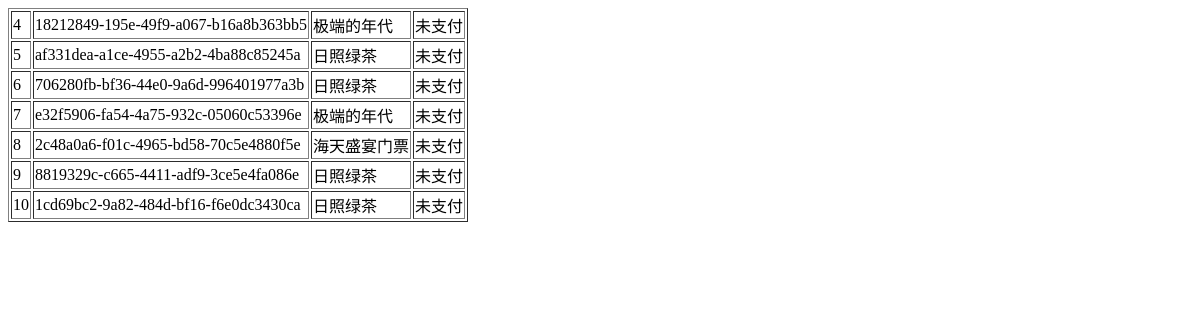
The app's page /order_list/, older data.
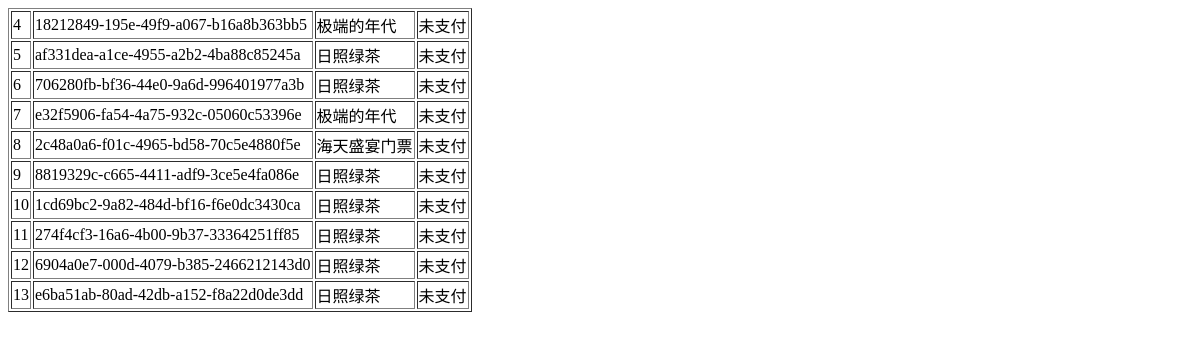
The same page, newer data.
### app01/models.py (models this page shows)
class Order(models.Model):
    no = models.CharField(max_length=64)
    goods = models.ForeignKey(to='Goods')
    status_choices = (
        (1,'未支付'),
        (2,'已支付'),
    )
    status = models.IntegerField(choices=status_choices,default=1)

class Goods(models.Model):
    name = models.CharField(max_length=32)
    price = models.FloatField()

### app01/views.py (the view)
# urls.py: url(r'^order_list/', views.order_list),
def order_list(request):
    orders = models.Order.objects.all()
    return render(request, 'order_list.html', {'orders': orders})

### templates/order_list.html (shortened to what this page needs)
<!DOCTYPE html>
<html lang="en">
<head>
</head>
<body>
    <table border="1">
        {% for item in orders %}
        <tr>
            <td>{{ item.id }}</td>
            <td>{{ item.no }}</td>
            <td>{{ item.goods.name }}</td>
            <td>{{ item.get_status_display }}</td>
        </tr>
        {% endfor %}
    </table>
</body>
</html>

Row changes from the older to the newer data that the page shows:
added Order: id "11", no "274f4cf3-16a6-4b00-9b37-33364251ff85", goods.name "日照绿茶", status "未支付"
added Order: id "12", no "6904a0e7-000d-4079-b385-2466212143d0", goods.name "日照绿茶", status "未支付"
added Order: id "13", no "e6ba51ab-80ad-42db-a152-f8a22d0de3dd", goods.name "日照绿茶", status "未支付"
